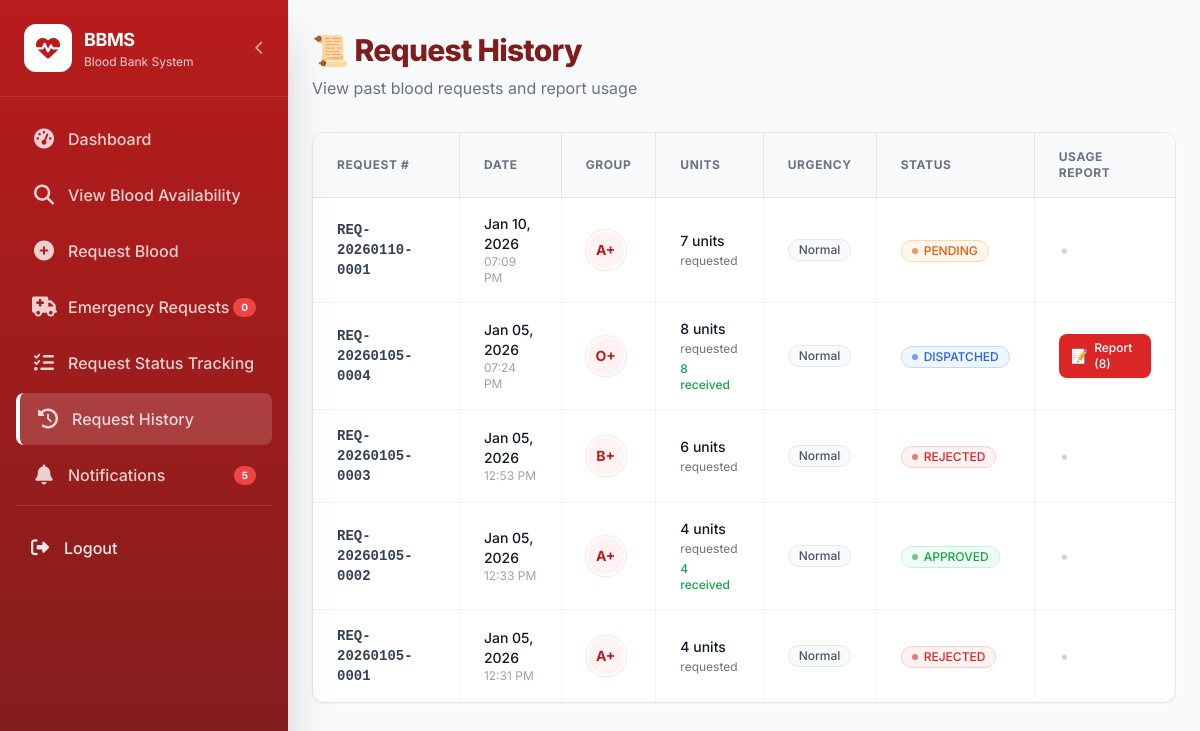
/dashboards/hospital/history.php (signed in), run on the app's committed database.
### tables this page shows
CREATE TABLE `blood_requests` (
  `request_id` int(11) NOT NULL,
  `request_number` varchar(50) NOT NULL COMMENT 'Format: REQ-YYYYMMDD-XXXX',
  `hospital_user_id` int(11) NOT NULL COMMENT 'Hospital user who made the request',
  `hospital_name` varchar(100) NOT NULL,
  `blood_group` enum('A+','A-','B+','B-','AB+','AB-','O+','O-') NOT NULL,
  `quantity` int(11) NOT NULL COMMENT 'Number of units requested',
  `request_type` enum('NORMAL','EMERGENCY') DEFAULT 'NORMAL',
  `patient_name` varchar(100) DEFAULT NULL COMMENT 'Optional patient details',
  `patient_id` varchar(50) DEFAULT NULL,
  `reason` text NOT NULL COMMENT 'Justification for request',
  `status` enum('PENDING','APPROVED','REJECTED','DISPATCHED','DELIVERED','CANCELLED') DEFAULT 'PENDING',
  `reviewed_by` int(11) DEFAULT NULL COMMENT 'Inventory Manager who reviewed',
  `reviewed_at` datetime DEFAULT NULL,
  `review_notes` text DEFAULT NULL COMMENT 'Approval/rejection notes',
  `priority_score` int(11) DEFAULT 0 COMMENT 'Higher for emergency requests',
  `created_at` timestamp NOT NULL DEFAULT current_timestamp(),
  `updated_at` timestamp NOT NULL DEFAULT current_timestamp() ON UPDATE current_timestamp()
);

### includes/config.php (called while the page is built, shortened)
<?php
function get_user_id() {
    return $_SESSION['user_id'] ?? null;
}
?>

### dashboards/hospital/history.php (the view, shortened to what this page needs)
<?php
require_once '../../includes/config.php';
require_once '../../includes/sidebar.php';
$user_id = get_user_id();
$stmt = $conn->prepare("
    SELECT br.*,
           (SELECT COUNT(*) FROM request_allocations WHERE request_id = br.request_id) as allocated_units,
           (SELECT COUNT(*) FROM blood_units bu
            JOIN request_allocations ra ON bu.unit_id = ra.unit_id
            WHERE ra.request_id = br.request_id AND bu.status IN ('TRANSFUSED', 'RETURNED', 'DISCARDED')) as reported_units
    FROM blood_requests br
    WHERE br.hospital_user_id = ?
    ORDER BY br.created_at DESC
");
$stmt->bind_param("i", $user_id);
$stmt->execute();
$requests = $stmt->get_result();
?>
<!DOCTYPE html>
<html lang="en">
<head>
    <link rel="stylesheet" href="../../assets/css/style.css">
</head>
<body>
    <div class="main-content ml-0 md:ml-72 min-h-screen p-6 pt-20 md:pt-8 transition-all duration-300 bg-gray-50 text-gray-800">
        <div class="page-header mb-8">
            <h1 class="text-3xl font-extrabold text-blood-900 tracking-tight">📜 Request History</h1>
            <p class="text-gray-500 mt-2">View past blood requests and report usage</p>
        </div>
        <?php if ($requests->num_rows > 0): ?>
        <div class="card bg-white rounded-xl shadow-sm border border-gray-200 overflow-hidden">
            <div class="table-container overflow-x-auto">
                <table class="w-full text-left border-collapse text-sm">
                    <thead>
                        <tr class="bg-gray-50 border-b border-gray-200 text-xs uppercase text-gray-500 font-semibold tracking-wider">
                            <th class="px-6 py-4 border-r border-gray-200 hover:bg-gray-100 transition-colors">Request #</th>
                            <th class="px-6 py-4 border-r border-gray-200 hover:bg-gray-100 transition-colors">Date</th>
                            <th class="px-6 py-4 border-r border-gray-200 hover:bg-gray-100 transition-colors">Group</th>
                            <th class="px-6 py-4 border-r border-gray-200 hover:bg-gray-100 transition-colors">Units</th>
                            <th class="px-6 py-4 border-r border-gray-200 hover:bg-gray-100 transition-colors">Urgency</th>
                            <th class="px-6 py-4 border-r border-gray-200 hover:bg-gray-100 transition-colors">Status</th>
                            <th class="px-6 py-4 hover:bg-gray-100 transition-colors">Usage Report</th>
                        </tr>
                    </thead>
                    <tbody class="divide-y divide-gray-100">
                        <?php while ($req = $requests->fetch_assoc()): ?>
                            <tr class="hover:bg-blue-50/30 transition-colors group">
                                <td class="px-6 py-4 border-r border-gray-100 font-mono font-semibold text-gray-700">
                                    <?= $req['request_number'] ?>
                                </td>
                                <td class="px-6 py-4 border-r border-gray-100">
                                    <div class="font-medium text-gray-900"><?= date('M d, Y', strtotime($req['created_at'])) ?></div>
                                    <div class="text-xs text-gray-400"><?= date('h:i A', strtotime($req['created_at'])) ?></div>
                                </td>
                                <td class="px-6 py-4 border-r border-gray-100">
                                    <span class="inline-flex items-center justify-center w-10 h-10 rounded-full bg-red-50 text-red-700 font-bold border-2 border-white shadow-sm ring-1 ring-red-100">
                                        <?= $req['blood_group'] ?>
                                    </span>
                                </td>
                                <td class="px-6 py-4 border-r border-gray-100">
                                    <div class="font-medium text-gray-900">
                                        <?= $req['quantity'] ?> units
                                    </div>
                                    <div class="text-xs text-gray-500 mt-0.5">requested</div>
                                    <?php if ($req['allocated_units'] > 0): ?>
                                        <div class="text-xs text-green-600 font-medium mt-1">
                                            <?= $req['allocated_units'] ?> received
                                        </div>
                                    <?php endif; ?>
                                </td>
                                <td class="px-6 py-4 border-r border-gray-100">
                                    <?php
                                    $urgency_class = $req['request_type'] === 'EMERGENCY'
                                        ? 'bg-red-50 text-red-600 border-red-200 animate-pulse font-semibold'
                                        : 'bg-gray-50 text-gray-600 border-gray-200';
                                    ?>
                                    <span class="inline-flex items-center px-2.5 py-0.5 rounded-full text-xs font-medium border <?= $urgency_class ?>">
                                        <?= ucfirst(strtolower($req['request_type'])) ?>
                                    </span>
                                </td>
                                <td class="px-6 py-4 border-r border-gray-100">
                                    <?php
                                    $status_map = [
                                        'PENDING' => 'bg-orange-50 text-orange-600 border-orange-200',
                                        'APPROVED' => 'bg-green-50 text-green-600 border-green-200',
                                        'REJECTED' => 'bg-red-50 text-red-600 border-red-200',
                                        'DISPATCHED' => 'bg-blue-50 text-blue-600 border-blue-200',
                                        'COMPLETED' => 'bg-green-50 text-green-600 border-green-200',
                                    ];
                                    $status_class = $status_map[$req['status']] ?? 'bg-gray-100 text-gray-500 border-gray-200';
                                    ?>
                                    <span class="inline-flex items-center px-2.5 py-0.5 rounded-full text-xs font-medium border <?= $status_class ?>">
                                        <span class="w-1.5 h-1.5 rounded-full bg-current mr-1.5 opacity-60"></span>
                                        <?= str_replace('_', ' ', $req['status']) ?>
                                    </span>
                                </td>
                                <td class="px-6 py-4">
                                    <?php if ($req['status'] === 'DISPATCHED' || $req['status'] === 'COMPLETED' || $req['status'] === 'DELIVERED'): ?>
                                        <?php
                                        $pending_report = $req['allocated_units'] - $req['reported_units'];
                                        ?>
                                        <?php if ($pending_report > 0): ?>
                                            <a href="report-usage.php?id=<?= $req['request_id'] ?>" class="inline-flex items-center px-3 py-1.5 bg-blood-600 text-white text-xs font-medium rounded-lg hover:bg-blood-700 transition-colors shadow-sm hover:shadow hover:-translate-y-px">
                                                <span class="mr-1.5 text-sm">📝</span> Report (<?= $pending_report ?>)
                                            </a>
                                        <?php endif; ?>
                                    <?php else: ?>
                                        <span class="text-gray-300 text-xl font-light">&bull;</span>
                                    <?php endif; ?>
                                </td>
                            </tr>
                        <?php endwhile; ?>
                    </tbody>
                </table>
            </div>
        </div>
        <?php endif; ?>
    </div>
</body>
</html>

### assets/css/style.css (style rules this page uses)
body { font-family: 'Inter', system-ui, -apple-system, sans-serif; }

### data on the page
blood_requests: request_number "REQ-20260110-0001", created_at "Jan 10, 2026", created_at "07:09 PM", blood_group "A+", quantity "7", request_type "Normal", status "PENDING"
blood_requests: request_number "REQ-20260105-0004", created_at "Jan 05, 2026", created_at "07:24 PM", blood_group "O+", quantity "8", allocated_units "8", request_type "Normal", status "DISPATCHED", pending_report "8"
blood_requests: request_number "REQ-20260105-0003", created_at "Jan 05, 2026", created_at "12:53 PM", blood_group "B+", quantity "6", request_type "Normal", status "REJECTED"
blood_requests: request_number "REQ-20260105-0002", created_at "Jan 05, 2026", created_at "12:33 PM", blood_group "A+", quantity "4", allocated_units "4", request_type "Normal", status "APPROVED"
blood_requests: request_number "REQ-20260105-0001", created_at "Jan 05, 2026", created_at "12:31 PM", blood_group "A+", quantity "4", request_type "Normal", status "REJECTED"

### other printed values
$item['label'] "Dashboard"
$item['label'] "View Blood Availability"
$item['label'] "Request Blood"
$item['label'] "Emergency Requests"
get_badge_count($item['badge']) "0"
$item['label'] "Request Status Tracking"
$item['label'] "Request History"
$item['label'] "Notifications"
$notification_count "5"
